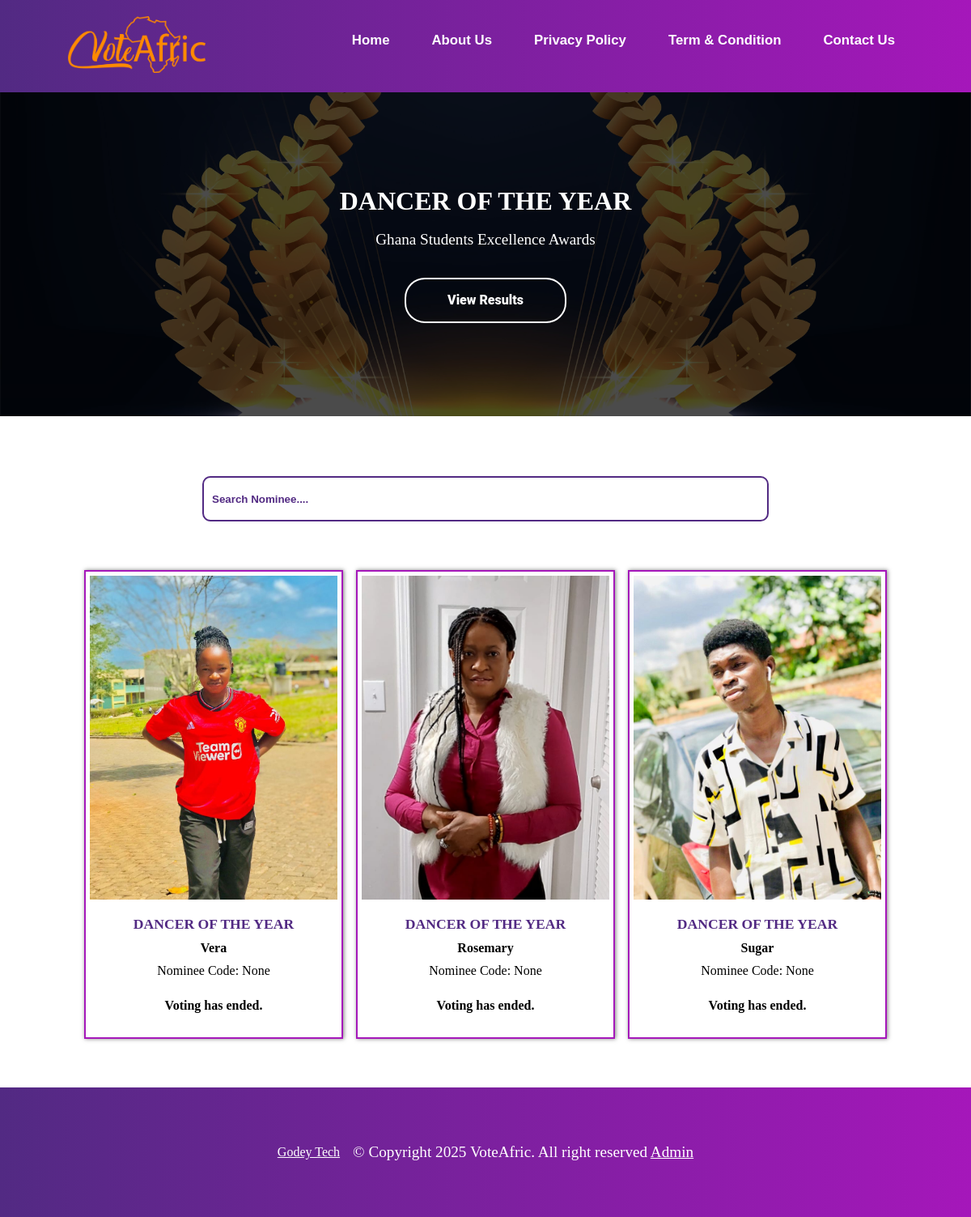
Page /payment/nominee/DANCEROFTHEYEAR2024/ on the earlier database version.
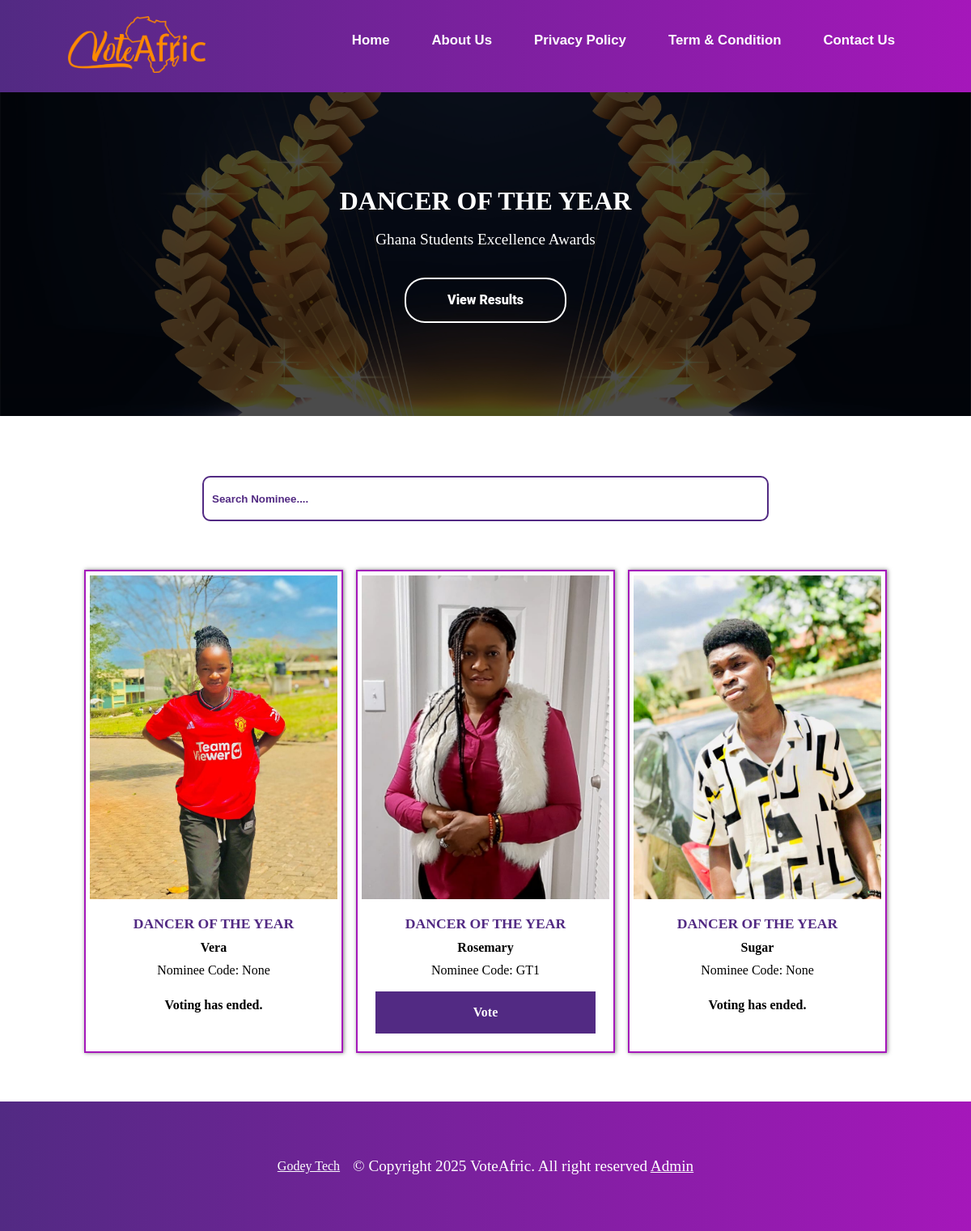
Same page on the later database version.
### payment/models.py (models this page shows, shortened)
class Nominees(models.Model):
    category = models.ForeignKey(Category, on_delete=models.CASCADE, null=True)
    sub_category = models.ForeignKey(SubCategory, on_delete=models.CASCADE, null=True)
    name = models.CharField(max_length=100)
    image = models.ImageField(upload_to="nominees")
    slug = models.SlugField(unique=True, null=True)
    total_vote = models.IntegerField(default=0, null=True)
    can_vote = models.BooleanField(default=True)
    can_see_result = models.BooleanField(default=True)
    code = models.CharField(max_length=4, unique=True, null=True)
    date_added = models.DateTimeField('date added', null=True)
    end_date = models.DateTimeField('end date', null=True)
    class Meta:
        verbose_name_plural = "nominees"
        ordering = ('-total_vote',)

### vote/models.py (models this page shows, shortened)
class SubCategory(models.Model):
    category = models.ForeignKey(Category, on_delete=models.CASCADE)
    content = models.CharField(max_length=100)
    slug = models.SlugField(unique=True)
    date = models.DateTimeField(timezone.now)
    class Meta:
        verbose_name_plural = "sub categories"
        ordering = ('-date',)

### payment/views.py (the view)
# urls.py: path('nominee/<slug:nominee_slug>/', views.nominees, name='nominee_detail'),
def nominees(request, nominee_slug):
    sub_category = None
    nominees = Nominees.objects.all()
    current_time = timezone.now()
    if nominee_slug:
        sub_category = get_object_or_404(SubCategory, slug=nominee_slug)
        nominees = nominees.filter(sub_category=sub_category)
    context = {
        'sub_category': sub_category,
        'nominees': nominees,
        'current_time': current_time,
        'title': 'Nominees',
    }
    return render(request, 'payment/nomineesPage.html', context)

### vote/models.py (called while the page is built)
    def __str__(self):
        return self.award

### payment/templates/payment/nomineesPage.html (shortened to what this page needs)
{% extends 'vote/base.html' %}
{% load static %}
{% block content %}
<div class="banners">
    <img src="{% static 'vote/img/award-banner.jpg' %}" alt="image">
    <div class="banners-content">
        <h1>{% if sub_category %}{{ sub_category.content }}{% else %}Award Name{% endif %}</h1>
        <br>
        <p>{% if sub_category %}{{ sub_category.category }}{% else %}Award Name{% endif %}</p>
        <div class="button">
            <a href="{% url 'result' sub_category.slug %}">View Results</a>
        </div>
    </div>
</div>
<div style="justify-content: center; text-align:center; padding: 5px;">
</div>
  <div class="search-bar-section">
      <form action="">
        <input type="search" name="search" id="search" placeholder="Search Nominee....">
    </form>
  </div>
<section class="nominees-section-container content">
    <div class="nominees-container">
        {% for n in nominees %}
        <div class="nominees">
            <img src="{{ n.image.url }}" alt="image" loading="lazy">
            <div class="nominees-detail">
                <h2>{{ n.sub_category.content }}</h2>
                <h3>{{ n.name }}</h3>
                <p>Nominee Code: {{ n.code }}</p>
                <div class="vote-button">
                    {% if current_time < n.end_date %}
                    <a href="{% url 'vote-page' n.slug %}">Vote</a>
                    {% else %}
                    <h3>Voting has ended.</h3>
                    {% endif %}
                </div>
            </div>
        </div>
        {% endfor %}
    </div>
</section>
{% endblock content %}

Differences in the rows shown:
changed Nominees "Rosemary": code "None" → "GT1"; end_date "Voting has ended." → "Vote"
